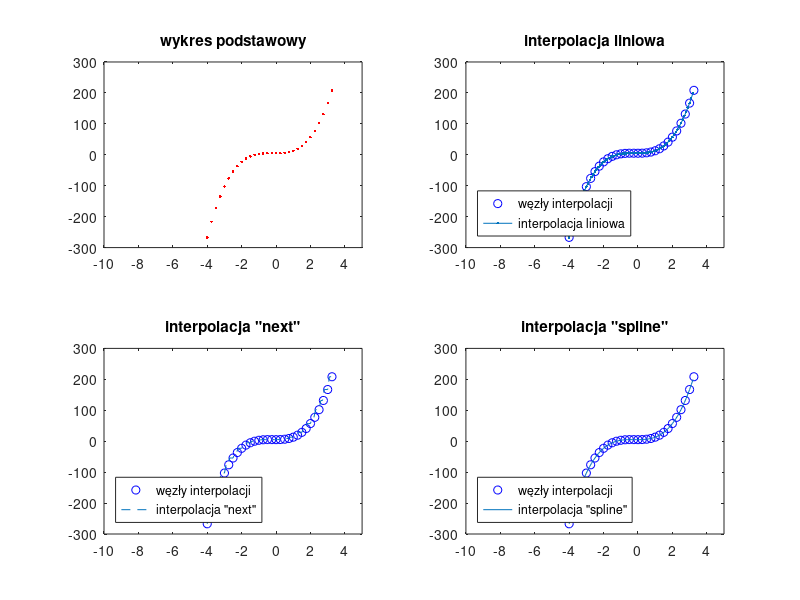

Reproduce this figure in MATLAB.
%dla 30 punktów

clear; clc;

x=-4:0.25:3.25;
y=5*x.^3+3*x.^2+5;
xq=[x(1):0.1:x(30)];

%Interpolacje

w1=interp1(x,y,xq,'linear');
w2=interp1(x,y,xq,'next');
w3=interp1(x,y,xq,'spline');

%Tworzenie wykresów
figure(1)
subplot(2,2,1)                          %Wykres podstawowy
plot(x,y,'r.');
title('wykres podstawowy')
xlim([-10,5]);

subplot(2,2,2)                           %Wykres dla "line"
ylabel('y')
xlabel('x')
plot(x,y,'bo',xq,w1,'.-')
title('interpolacja liniowa')
legend('węzły interpolacji','interpolacja liniowa','location','Southwest')
xlim([-10,5]);


subplot(2,2,3)                          %Wykres dla "next"
ylabel('y')
xlabel('x')
plot(x,y,'bo',xq,w2,'--')
title('interpolacja "next"')
legend('węzły interpolacji','interpolacja "next"','location','Southwest')
xlim([-10,5]);

subplot(2,2,4)                           %Wykres dla "spline"
ylabel('y')
xlabel('x')
plot(x,y,'bo',xq,w3,'-')
title('interpolacja "spline"')
legend('węzły interpolacji','interpolacja "spline"','location','Southwest')
xlim([-10,5]);